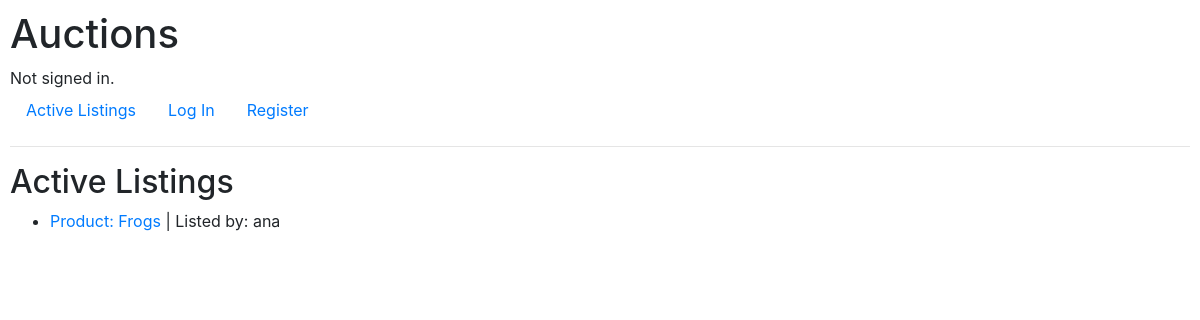
/, run on an earlier commit of the app's database.
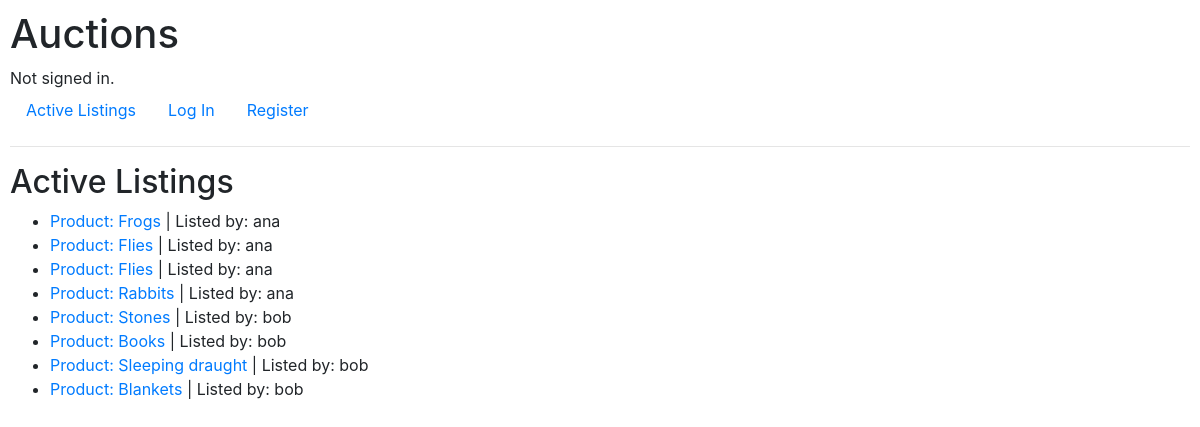
And on a later commit of the database.
### auctions/models.py (models this page shows, shortened)
class Listing(models.Model):
    user = models.ForeignKey(User, on_delete=models.CASCADE, related_name='listings')
    title = models.CharField(max_length=32)
    description = models.CharField(max_length=640)
    start_bid = models.DecimalField(max_digits=7, decimal_places=2)
    image_url = models.URLField(max_length=200, blank=True)

class User(AbstractUser):
    pass

### auctions/views.py (the view)
# urls.py: path("", views.index, name="index"),
def index(request):
    return render(request, 'auctions/index.html', {
        'listings': Listing.objects.all()
    })

### auctions/templates/auctions/index.html
{% extends "auctions/layout.html" %}
{% block body %}
<h2>Active Listings</h2>
<ul>
    {% for listing in listings %}
    <li><a href="{% url 'item' listing.id %}">
            Product: {{ listing.title }}</a> |
        Listed by: {{ listing.user }}</li>
    {% endfor %}
</ul>
{% endblock %}

### auctions/templates/auctions/layout.html (shortened to what this page needs)
{% load static %}
<!DOCTYPE html>
<html lang="en">
<head>
    <link rel="stylesheet"
        href="https://stackpath.bootstrapcdn.com/bootstrap/4.4.1/css/bootstrap.min.css"
>
    <link href="{% static 'auctions/styles.css' %}" rel="stylesheet">
</head>
<body>
    <h1>Auctions</h1>
    <div>
        {% if user.is_authenticated %}
        Signed in as <strong>{{ user.username }}</strong>.
        {% else %}
        Not signed in.
        {% endif %}
    </div>
    <ul class="nav">
        <li class="nav-item">
            <a class="nav-link" href="{% url 'index' %}">Active
                Listings</a>
        </li>
        {% if user.is_authenticated %}
        <li class="nav-item">
            <a class="nav-link" href="{% url 'add' %}">Add
                Listing</a>
        </li>
        <li class="nav-item">
            <a class="nav-link"
                href="{% url 'logout' %}?next={{request.path}}">Log
                Out</a>
        </li>
        {% else %}
        <li class="nav-item">
            <a class="nav-link"
                href="{% url 'login' %}?next={{request.path}}">Log
                In</a>
        </li>
        <li class="nav-item">
            <a class="nav-link"
                href="{% url 'register' %}">Register</a>
        </li>
        {% endif %}
    </ul>
    <hr>
    {% block body %}
    {% endblock %}
</body>
</html>

### auctions/static/auctions/styles.css (style rules this page uses)
body { padding: 10px; }

What changed in the data, as far as the page shows it:
added Listing: title "Flies", user "ana"
added Listing: title "Flies", user "ana"
added Listing: title "Rabbits", user "ana"
added Listing: title "Stones", user "bob"
added Listing: title "Books", user "bob"
added Listing: title "Sleeping draught", user "bob"
added Listing: title "Blankets", user "bob"
